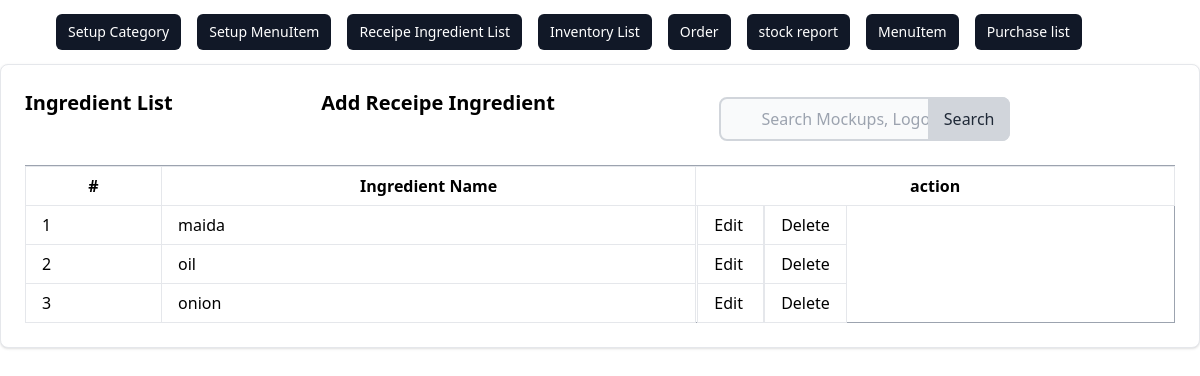
Screenshot of /menu/ingredient/list/ with the database file from the repository.
### menu/models.py (models this page shows, shortened)
class Ingredient(models.Model):
    name = models.CharField(max_length=50)

### menu/views.py (the view)
# urls.py: path('ingredient/list/', views.IngredientListView.as_view(),
class IngredientListView(ListView):
    model = Ingredient
    template_name = 'menu/ingredient/ingredient_list.html'
    success_url = reverse_lazy('menu:ingredient_list')

### menu/templates/menu/ingredient/ingredient_list.html (shortened to what this page needs)
{% extends 'inventory/base.html' %} {% block content %}
<div class="card max-w-80%  p-6 bg-white border border-gray-200 rounded-lg shadow dark:bg-gray-800 dark:border-gray-400">
  <div class="row">
    <div class="flex ingredients-center justify-between">
        <h5 class="text-xl font-semibold">Ingredient  List</h5>
        <a href="{% url 'menu:ingredient_create' %}" class="text-xl font-semibold text-grey-200 hover:underline hover:text-blue-00 ml-auto">
         <h5>  Add Receipe Ingredient</h5>
        </a>
      <form method="get" action="{% url 'menu:ingredient_search' %}" class="max-w-md mx-auto px-4 py-2 justify-end">
        <div class="relative">
            <input
            type="search"
            id="default-search"
            name='q'
            class="block w-full pl-10 pr-4 py-2 rounded-lg border-2 border-gray-300 bg-gray-50 focus:ring-blue-500 focus:border-blue-500"
            placeholder="Search Mockups, Logos..."
            required
          />
          <button
            type="submit"
            class="absolute inset-y-0 right-0 px-4 py-2 bg-gray-300 text-gray-800 rounded-r-lg hover:bg-gray-400 focus:outline-none focus:bg-gray-400"
          >
            Search
          </button>
        </div>
      </form>
    </div>
      <div class="card-body">
        <table class="table-auto w-full border-collapse border border-gray-400 table-bordered">
          <th class="px-1 py-0">
            <tr>
              <th class="px-4 py-2 border px-4 py-2" >#</th>
              <th class="px-4 py-2  border px-4 py-2 ">Ingredient Name</th>
              <th col="3" class="px-0 py-0  border ">action</th>
            </tr>
          </th>
          <tbody>
            {% if object_list %} {% for ingredient in object_list %}
            <tr>
              <td class="border px-4 py-2">{{ ingredient.id}}</td>
              <td class="border px-4 py-2">{{ ingredient.name }}</td>
              <td>
                <a  class="border px-4 py-2"  href="{% url 'menu:ingredient_update' ingredient.id  %}"> Edit </a>
                <a  class="border px-4 py-2" href="{% url 'menu:ingredient_delete' ingredient.id %}" > Delete </a>
              </td>
            </tr>
          {% endfor %}
          {% else %}
            <tr><td colspan="8" class="border px-4 py-2">No ingredient found</td></tr>
          {% endif %}
          </tbody>
        </table>
      </div>
    </div>
  </div>
  </div>
{% endblock %}

### rows the page displays
Ingredient: id "1", name "maida"
Ingredient: id "2", name "oil"
Ingredient: id "3", name "onion"
